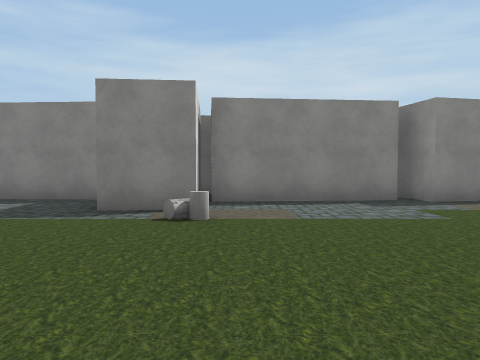
[1] (above)

24 first-person views from a walk through a 3-D level made in the Unity game engine. The camera is 1.3 m above the floor, tilts 2° down and sees 70° across. The floor is counted in squares, 2 m on a side. Each view is taken from the middle of a square. On the plan, view 1 faces up. The plan holds only what a view shows up to about 10 squares ahead; the rest is blank. The place goes on beyond the plan. The player character is not drawn. Some surface patterns are stand-ins.

[2]
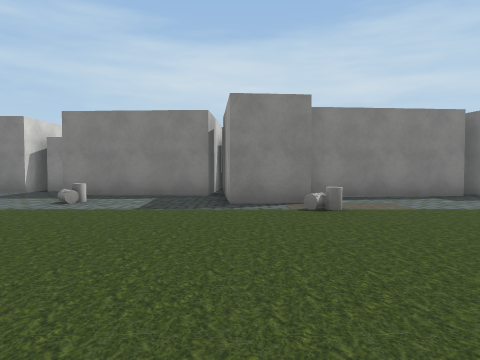

[3]
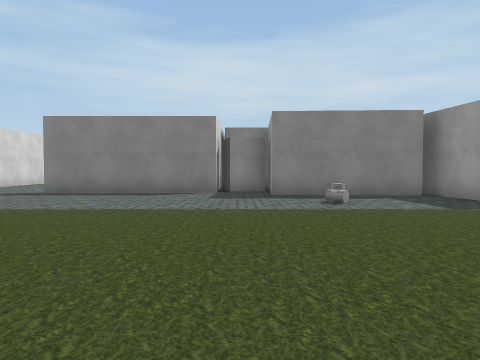

[4]
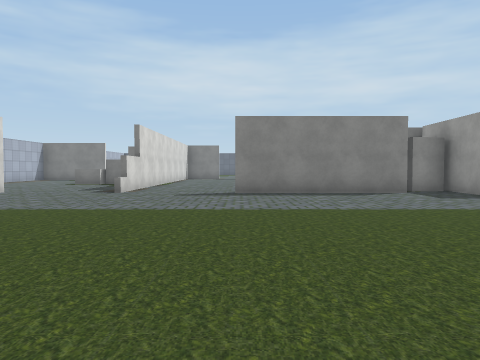

[5]
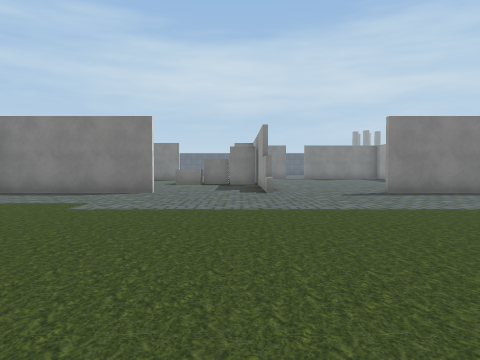

[6]
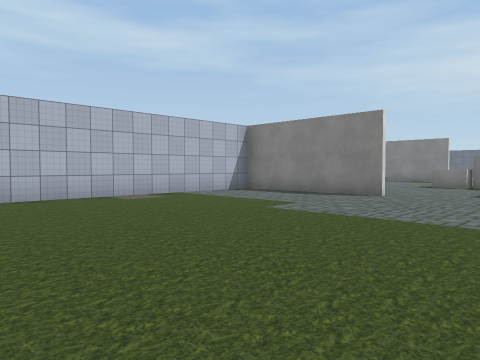

[7]
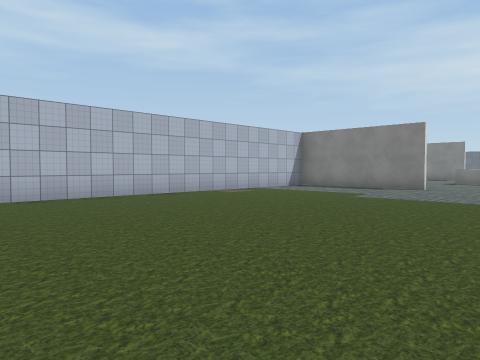

[8]
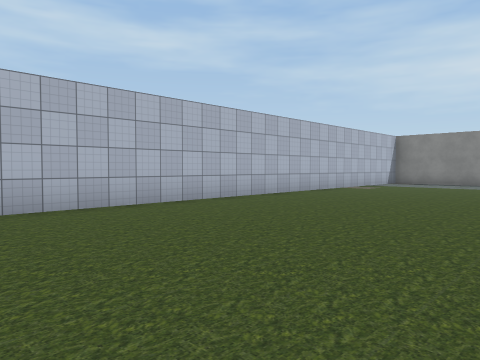

[9]
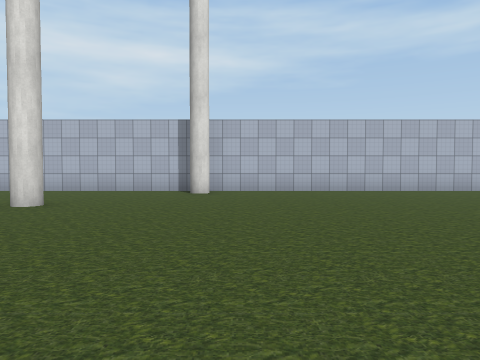

[10]
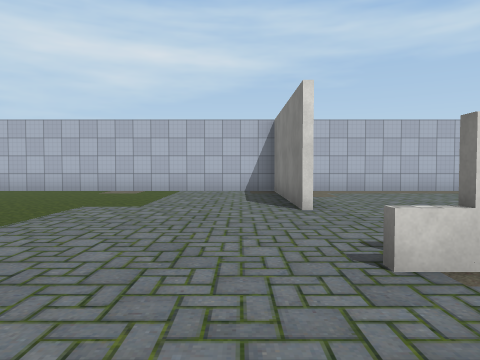

[11]
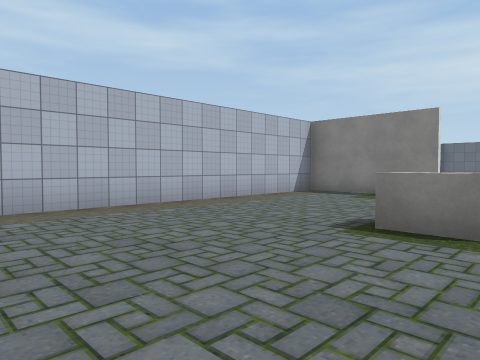

[12]
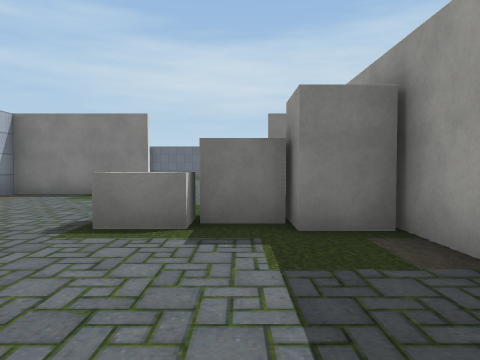

[13]
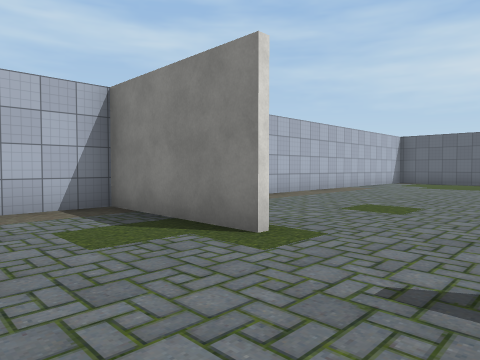

[14]
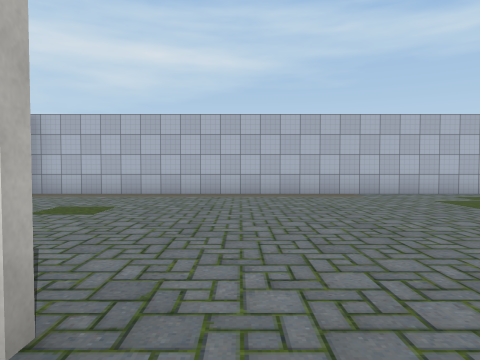

[15]
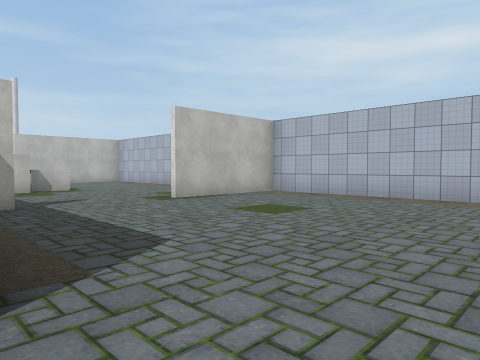

[16]
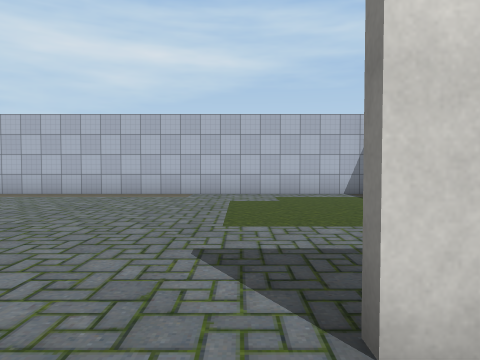

[17]
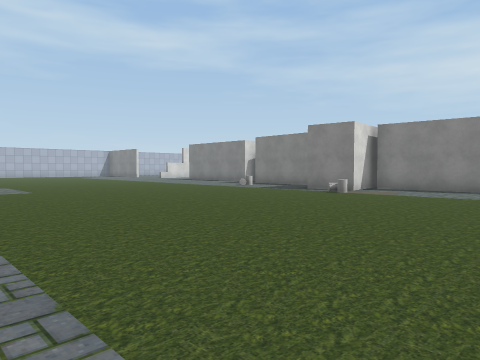

[18]
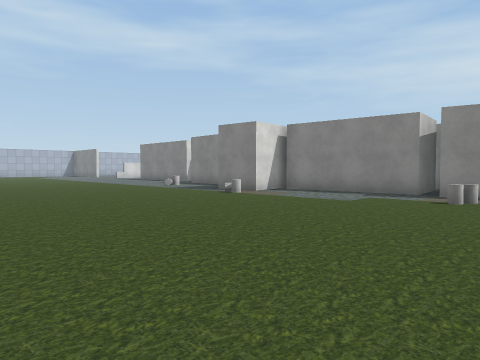

[19]
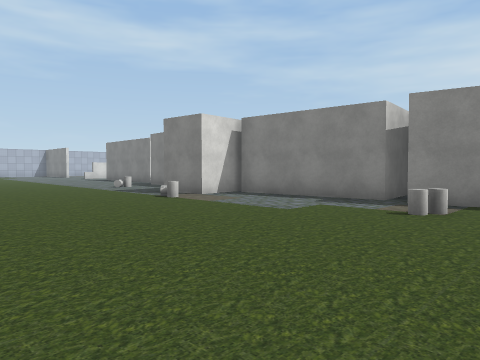

[20]
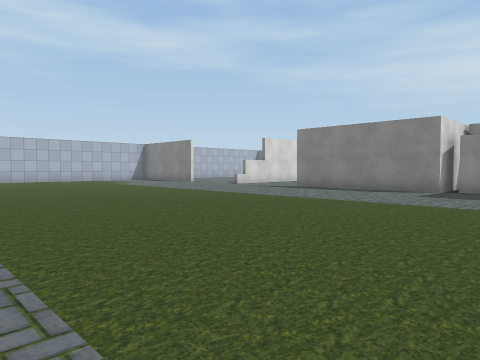

[21]
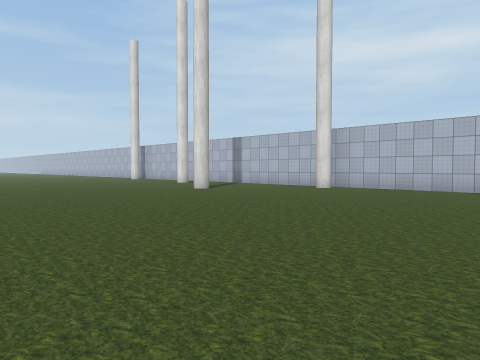

[22]
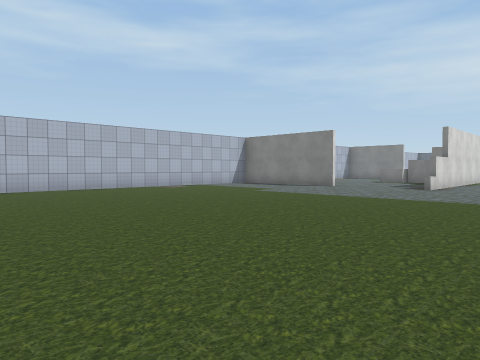

[23]
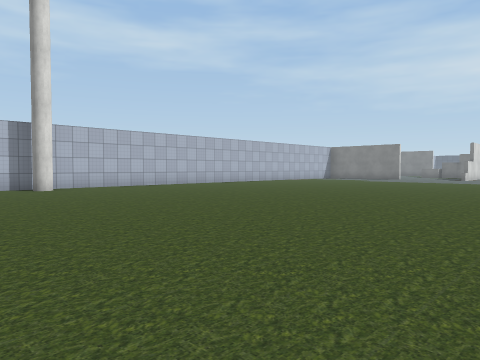

[24]
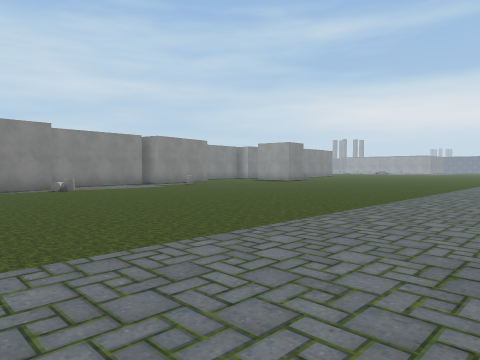

### Floor plan
Points are (right, up) in squares from view 1. A wall is a line through its corners. A room is listed if a view was taken in it or the views show most of it. See-through windows are left out.
Room 1 (views 1, 2, 3, 4, 5, 6, 7, 8, 9, 10, 17, 18, 19, 20, 21, 22, 23, 24)
walls: (-6.2, 8.4) (-6.1, 8.9); (-2.7, 7) (-5.6, 7.2); (-7.6, 9.5) (-7.6, 8) (-12.1, 8); (-15.1, 9) (-15.1, 7.9); (-0.9, 7.8) (-0.7, 5.3) (-2.2, 5.2) (-2.4, 7.8); (-18.2, 8) (-22.6, 8) (-22.6, -12.5); (3.2, 6.9) (-0.6, 6.6); (4.9, 6.8) (3.7, 6.6) (3.5, 7.8)
ways out: opening at (-17, 9) to room 2; opening at (-13.5, 8)
objects: other object (-7, 9); other object (-5, 6); other object (-1, 4); other object (4, 5); other object (5, 5)
Room 2 (views 11, 12, 13, 14, 15, 16)
walls: (-19.2, 17.6) (-22.6, 17.6); (-15.1, 27.9) (-15.1, 27.4); (-22.6, 17.7) (-19.2, 17.7); (-15.3, 11.4) (-15.3, 12.8); (-22.6, 28.5) (-22.6, 9)
ways out: opening at (-17, 9) to room 1
objects: other object (-18, 13); other object (-17, 13); other object (-16, 13)

Positions as (right, up) in squares from view 1, and headings:
1: (0, 0), facing up
2: (-2, -1), facing up
3: (-7, -1), facing up
4: (-12, -1), facing up
5: (-16, -1), facing up
6: (-15, 0), facing up-left
7: (-15, -3), facing up-left
8: (-17, -7), facing up-left
9: (-13, -8), facing left
10: (-13, 7), facing left
11: (-17, 9), facing up-left
12: (-17, 9), facing up
13: (-17, 15), facing up-left
14: (-14, 23), facing left
15: (-15, 24), facing down-left
16: (-14, 27), facing left
17: (4, -4), facing up-left
18: (6, -2), facing up-left
19: (6, 0), facing up-left
20: (-5, -2), facing up-left
21: (-12, -3), facing down-left
22: (-12, -3), facing up-left
23: (-11, -12), facing up-left
24: (-4, -6), facing up-right
